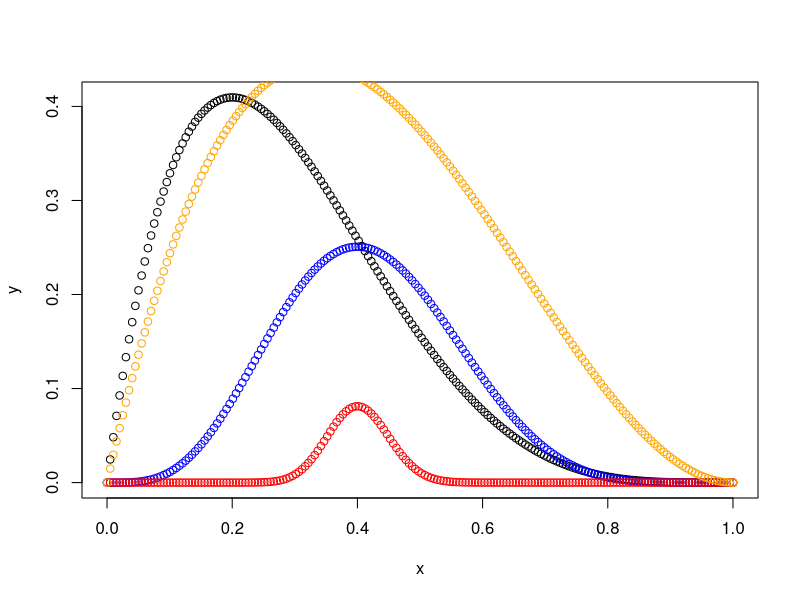

Here is the R script that generated this plot:
## ---- chunk 1
knitr::opts_chunk$set(echo = TRUE)
## ---- chunk 2
likelihoodFunction <- function(p, mC, tC){
  a <- choose(n = tC,k = mC)
  b <- p ^ mC
  c <- (1-p) ^ (tC - mC)
  return(a * b * c)
}

getPoints <- function(mC, tC){
  x <- seq(0, 1, length.out = 200)
  y <- sapply(x, FUN = function(x){likelihoodFunction(p = x, mC = mC, tC = tC)})
  return(cbind(x,y))
}

plot(getPoints(1,5))   ### 2/5
points(getPoints(4,10), col="blue")   ## 4/10
points(getPoints(40,100), col="red")   ## 4/10
points(getPoints(1,3), col = "orange")

optimise(interval = c(0,1),f = likelihoodFunction, mC = 1, tC = 3, maximum = T, tol = 0.001)
## ---- chunk 3
error.rates <- 0.02  ### Conversion of 98% 
num.cytosines <- 4






